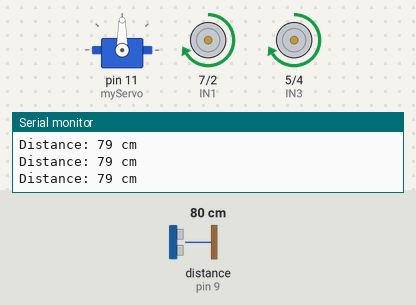
This sketch was run on a simulated Arduino Uno, built with avr-gcc and run on an emulated ATmega328P. On the bench: servo, motor-driver pin pairs drawn as motors (green arrow = first pin HIGH = forward, orange = second pin HIGH = backward, longer = more drive, scaled by the enable pin), the last lines printed to the serial monitor. Wiring (inferred from the names in the program): ultrasonic range finder: trigger pin 8; echo pin 9. The test bench sets the inputs (shaded band); at power-on: distance to the obstacle (sensor on pin 9) 80 cm. The echo pulse lasts 58.3 µs per cm.

Above: at 1.2 s.
1.3 s: distance to the obstacle (sensor on pin 9) set to 35 cm
4.3 s: distance to the obstacle (sensor on pin 9) set to 29 cm
At 4.64 s:
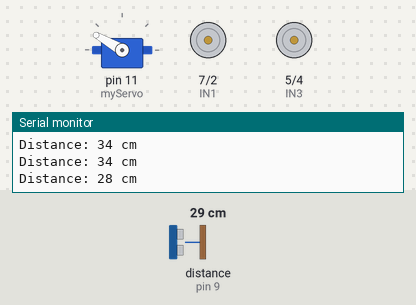
At 6.3 s:
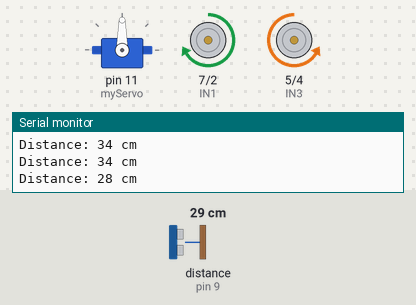
7.3 s: distance to the obstacle (sensor on pin 9) set to 2 cm
At 8.7 s:
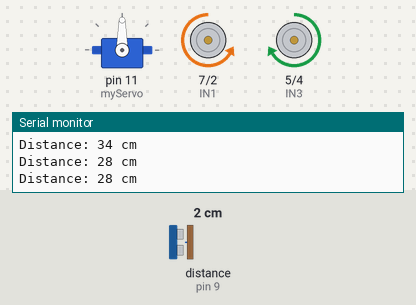
Timing chart, 0 to 16.3 s (numbered marks = the images above; inputs shaded):
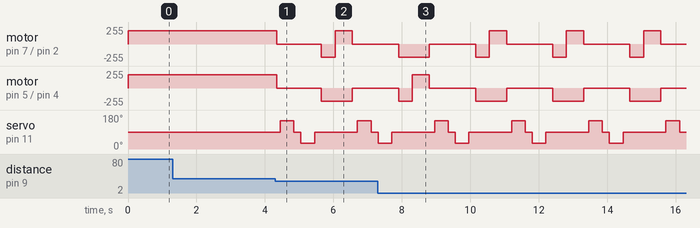

Measured:
- the behaviour switches between 32 and 31 cm on distance to the obstacle (sensor on pin 9) (found by bisection; images 0 and 1)
- after the input at 4.3 s, motor on pin 7 (IN1) / pin 2 (IN2): forward 200/255 → stopped at once, → backward 200/255 1.3 s later, → forward 200/255 0.40 s later, → stopped 0.50 s later; motor on pin 5 (IN3) / pin 4 (IN4): forward 200/255 → stopped at once, → backward 200/255 1.3 s later, → stopped 0.90 s later

The sketch:

PERFECT.ino
```cpp
#include <Servo.h>

Servo myServo;

// Motor driver pins (L298N)
int ENA = 6;
int IN1 = 7;
int IN2 = 2;

int ENB = 3;
int IN3 = 5;
int IN4 = 4;

// Ultrasonic pins
int trigPin = 8;
int echoPin = 9;

long duration, distance;

void setup() {
  Serial.begin(9600);

  // Motor pins
  pinMode(IN1, OUTPUT);
  pinMode(IN2, OUTPUT);
  pinMode(IN3, OUTPUT);
  pinMode(IN4, OUTPUT);
  pinMode(ENA, OUTPUT);
  pinMode(ENB, OUTPUT);

  // Ultrasonic pins
  pinMode(trigPin, OUTPUT);
  pinMode(echoPin, INPUT);

  // Servo setup
  myServo.attach(11);
  myServo.write(90); // center position

  // Set initial motor speed
  analogWrite(ENA, 200);  // Right motor speed
  analogWrite(ENB, 200);  // Left motor speed
}

void loop() {
  distance = getDistance();
  Serial.print("Distance: ");
  Serial.print(distance);
  Serial.println(" cm");

  if (distance > 30) {
    moveForward();  // Path clear
  } else if (distance > 0) {
    stopMotors();
    delay(100);

    // Scan surroundings
    int leftDist = lookLeft();
    int rightDist = lookRight();

    // Small reverse to avoid obstacle
    moveBackward();
    delay(400);
    stopMotors();

    // Decide turn
    if (leftDist > rightDist) {
      turnLeft();
      delay(500);
    } else {
      turnRight();
      delay(500);
    }
    stopMotors();
  }

  delay(50);
}

// === Distance function ===
long getDistance() {
  digitalWrite(trigPin, LOW);
  delayMicroseconds(2);

  digitalWrite(trigPin, HIGH);
  delayMicroseconds(10);
  digitalWrite(trigPin, LOW);

  duration = pulseIn(echoPin, HIGH, 20000); // 20ms timeout
  if (duration == 0) return 999;  // no echo case
  return duration / 58.2;  // cm
}

// === Movement functions ===
void moveForward() {
  digitalWrite(IN1, HIGH);
  digitalWrite(IN2, LOW);

  digitalWrite(IN3, HIGH);
  digitalWrite(IN4, LOW);
}

void moveBackward() {
  digitalWrite(IN1, LOW);
  digitalWrite(IN2, HIGH);

  digitalWrite(IN3, LOW);
  digitalWrite(IN4, HIGH);
}

void turnLeft() {
  digitalWrite(IN1, LOW);
  digitalWrite(IN2, HIGH);  // Right motor backward
  digitalWrite(IN3, HIGH);
  digitalWrite(IN4, LOW);   // Left motor forward
}

void turnRight() {
  digitalWrite(IN1, HIGH);
  digitalWrite(IN2, LOW);   // Right motor forward
  digitalWrite(IN3, LOW);
  digitalWrite(IN4, HIGH);  // Left motor backward
}

void stopMotors() {
  digitalWrite(IN1, LOW);
  digitalWrite(IN2, LOW);
  digitalWrite(IN3, LOW);
  digitalWrite(IN4, LOW);
}

// === Servo scanning ===
int lookLeft() {
  myServo.write(150);
  delay(400);
  int dist = getDistance();
  myServo.write(90);
  delay(200);
  return dist;
}

int lookRight() {
  myServo.write(30);
  delay(400);
  int dist = getDistance();
  myServo.write(90);
  delay(200);
  return dist;
}
```
